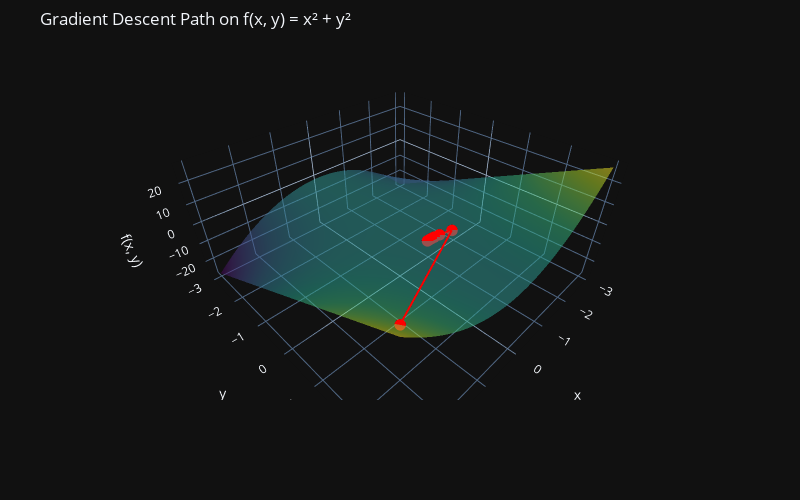

Write notebook code for a chart like this one.
### Code cell
# Extract x, y, and z = f(x, y) from history
x_path = [w[0] for w in history]
y_path = [w[1] for w in history]
z_path = [objective_fn(w) for w in history]

# Surface for f(x, y)
X = np.linspace(-3, 3, 100)
Y = np.linspace(-3, 3, 100)
X, Y = np.meshgrid(X, Y)
Z = X**2 * Y

# Create the 3D plot
fig = go.Figure()

# Function surface
fig.add_trace(go.Surface(
    z=Z, x=X, y=Y,
    colorscale='Viridis',
    opacity=0.5,
    showscale=False,
    name='Surface'))

# Descent path
fig.add_trace(go.Scatter3d(
    x=x_path,
    y=y_path,
    z=z_path,
    mode='lines+markers',
    line=dict(color='red', width=4),
    marker=dict(size=4, color='red'),
    name='Gradient Descent Path'
))

# Layout
fig.update_layout(
    title='Gradient Descent Path on f(x, y) = x² + y²',
    scene=dict(
        xaxis_title='x',
        yaxis_title='y',
        zaxis_title='f(x, y)',
        aspectmode='manual',  # Set fixed aspect ratio
        aspectratio=dict(x=1.5, y=1.5, z=0.7)  # Tweak this for better visuals
    ),
    autosize=False,
    width=800,
    height=500,
    margin=dict(l=0, r=0, b=100, t=50)
)

fig.show()

### Figure 1 — Plotly figure (JSON) as saved in the notebook; plotly's stock layout.template omitted (floating-point values rounded to 4 significant figures; data arrays with more than 128 entries replaced by an {"elided": "..."} marker saying what was removed)
{"data": [{"colorscale": [[0.0, "#440154"], [0.1111, "#482878"], [0.2222, "#3e4989"], [0.3333, "#31688e"], [0.4444, "#26828e"], [0.5556, "#1f9e89"], [0.6667, "#35b779"], [0.7778, "#6ece58"], [0.8889, "#b5de2b"], [1.0, "#fde725"]], "name": "Surface", "opacity": 0.5, "showscale": false, "x": {"elided": "100x100 float values"}, "y": {"elided": "100x100 float values"}, "z": {"elided": "100x100 float values"}, "type": "surface"}, {"line": {"color": "red", "width": 4}, "marker": {"color": "red", "size": 4}, "mode": "lines+markers", "name": "Gradient Descent Path", "x": [2.5, -0.625, -0.332, -0.1926, -0.1144, -0.06846, -0.04108, -0.02468, -0.01483, -0.008913, -0.005357, -0.00322, -0.001935, -0.001163, -0.0006991, -0.0004202, -0.0002526, -0.0001518, -9.124e-05, -5.484e-05, -3.296e-05, -1.981e-05, -1.191e-05, -7.157e-06, -4.302e-06, -2.585e-06, -1.554e-06, -9.34e-07, -5.614e-07, -3.374e-07, -2.028e-07], "y": [2.5, 0.9375, 0.8398, 0.8123, 0.803, 0.7997, 0.7986, 0.7981, 0.798, 0.7979, 0.7979, 0.7979, 0.7979, 0.7979, 0.7979, 0.7979, 0.7979, 0.7979, 0.7979, 0.7979, 0.7979, 0.7979, 0.7979, 0.7979, 0.7979, 0.7979, 0.7979, 0.7979, 0.7979, 0.7979, 0.7979], "z": [15.62, 0.3662, 0.09259, 0.03013, 0.01051, 0.003748, 0.001348, 0.0004861, 0.0001755, 6.339e-05, 2.29e-05, 8.272e-06, 2.988e-06, 1.08e-06, 3.9e-07, 1.409e-07, 5.09e-08, 1.839e-08, 6.642e-09, 2.4e-09, 8.669e-10, 3.132e-10, 1.131e-10, 4.087e-11, 1.476e-11, 5.334e-12, 1.927e-12, 6.961e-13, 2.515e-13, 9.085e-14, 3.282e-14], "type": "scatter3d"}], "layout": {"scene": {"aspectratio": {"x": 1.5, "y": 1.5, "z": 0.7}, "xaxis": {"title": {"text": "x"}}, "yaxis": {"title": {"text": "y"}}, "zaxis": {"title": {"text": "f(x, y)"}}, "aspectmode": "manual"}, "margin": {"l": 0, "r": 0, "b": 100, "t": 50}, "title": {"text": "Gradient Descent Path on f(x, y) = x² + y²"}, "autosize": false, "width": 800, "height": 500}}
